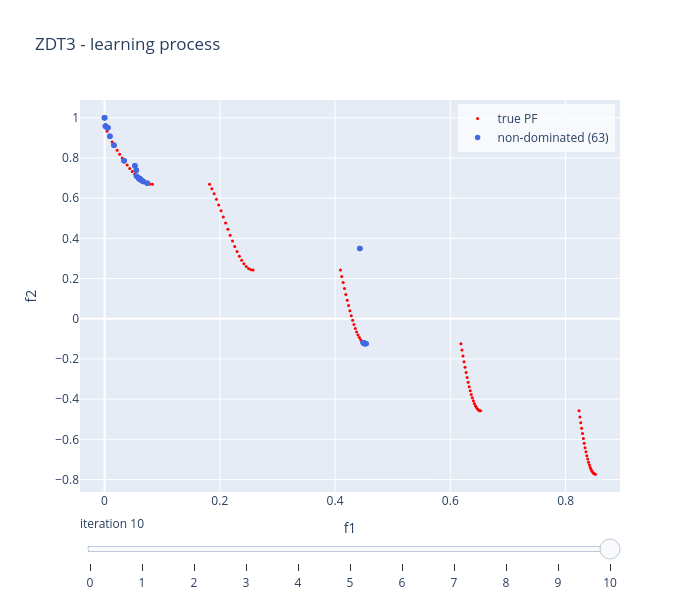

Notebook code for this chart:
### Code cell
linear_model.visualise("learning", show = False)
